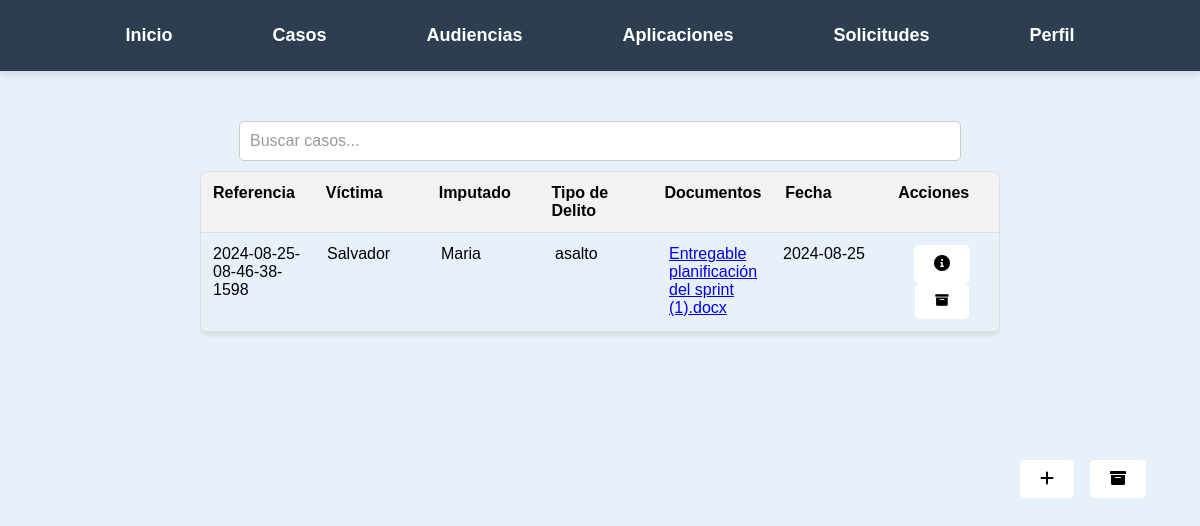
Page /Casos/Buscar_Casos.php (signed in) on the earlier database version.
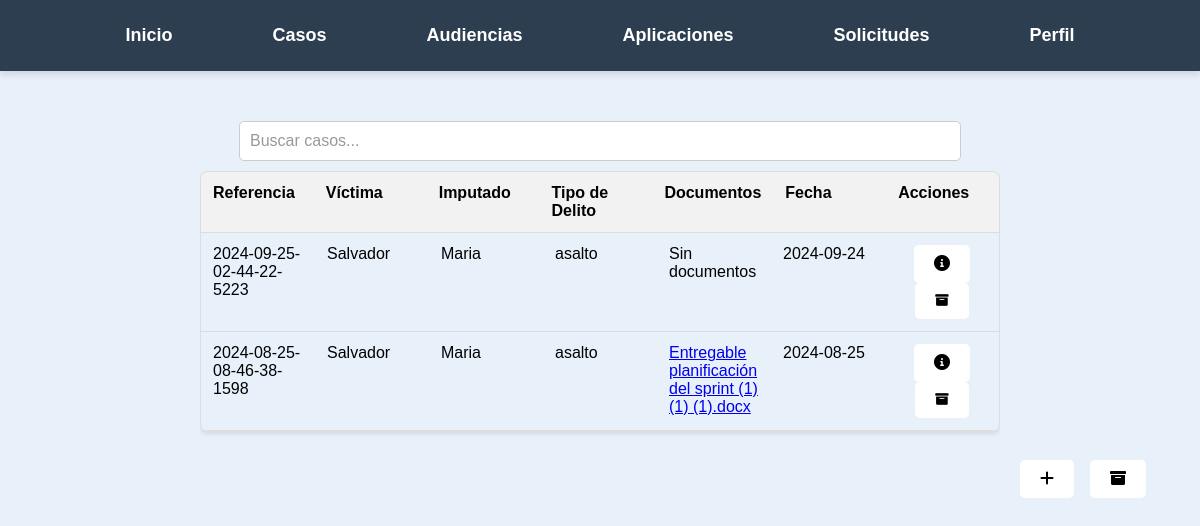
Same page on the later database version.
### tables this page shows
CREATE TABLE `casos` (
  `id` int(11) NOT NULL,
  `referencia` varchar(255) DEFAULT NULL,
  `victima` varchar(255) DEFAULT NULL,
  `imputado` varchar(255) DEFAULT NULL,
  `tipo_delito` varchar(255) DEFAULT NULL,
  `documento` varchar(255) DEFAULT NULL,
  `fecha_creacion` date NOT NULL DEFAULT current_timestamp(),
  `estado` varchar(10) DEFAULT 'activo'
);

### Casos/Buscar_Casos.php (the view, shortened to what this page needs)
<?php
$servername = "localhost";
$username = "root";
$password = "";
$dbname = "legalcc";
$conn = new mysqli($servername, $username, $password, $dbname);
$user_id = $_SESSION['user_id'];
$sql = "SELECT tipo FROM usuarios WHERE id = ?";
$stmt = $conn->prepare($sql);
$stmt->bind_param("i", $user_id);
$stmt->execute();
$stmt->bind_result($tipo_usuario);
?>
<?php
$servername = "localhost";
$username = "root";
$password = "";
$database = "legalcc";
$conn = new mysqli($servername, $username, $password, $database);
$sql = "SELECT casos.*, GROUP_CONCAT(documentos.nombre_archivo) AS archivos_documento
        FROM casos
        LEFT JOIN documentos ON casos.referencia = documentos.caso_referencia
        GROUP BY casos.id";
$result = $conn->query($sql);
?>
<!DOCTYPE html>
<html lang="en">
<head>
      <link rel="stylesheet" href="https://cdnjs.cloudflare.com/ajax/libs/font-awesome/6.0.0-beta3/css/all.min.css">
</head>
<body>
<nav>
        <ul>
            <li><a href="/Pagina_principal.php">Inicio</a></li>
            <li>
                <a href="/Casos/Buscar_Casos.php">Casos</a>
            </li>
            <li><a href="/Audiencias/Buscar_Audiencias.php">Audiencias</a></li>
            <li><a href="apps.php">Aplicaciones</a></li>
            <?php if ($tipo_usuario === 'juez'): ?>
            <li><a href="/Audiencias/ver_solicitudes.php">Solicitudes</a></li>
            <?php endif; ?>
            <li>
                <a href="/formularios/Perfil.php">Perfil</a>
            </li>
        </ul>
    </nav>
  <a id="botonArribaIzquierda" href="/Casos/Agregar_casos.php">
    <i class="fas fa-plus"></i>
</a>
<a id="botonArribaIzquierda3" href="/Archivados/casos_archivados.php">
    <i class="fas fa-archive"></i>
</a>
  <div class="container">
  <div class="container">
<center>
  <input type="text" id="inputBusqueda" onkeyup="buscarCasos()" placeholder="Buscar casos..." >
  </center>
  <div class="table-container">
    <div class="custom-table" id="casosTabla">
        <div class="table-header">
            <div class="table-cell">Referencia</div>
            <div class="table-cell">Víctima</div>
            <div class="table-cell">Imputado</div>
            <div class="table-cell">Tipo de Delito</div>
            <div class="table-cell">Documentos</div>
            <div class="table-cell">Fecha</div>
            <div class="table-cell">Acciones</div>
        </div>
        <?php
        if ($result->num_rows > 0) {
            while($row = $result->fetch_assoc()) {
                echo "<div class='table-row'>";
                echo "<div class='table-cell referencia'>" . $row["referencia"] . "</div>";
                echo "<div class='table-cell'>" . $row["victima"] . "</div>";
                echo "<div class='table-cell'>" . $row["imputado"] . "</div>";
                echo "<div class='table-cell'>" . $row["tipo_delito"] . "</div>";
                echo "<div class='table-cell'>";
                if (!empty($row["archivos_documento"])) {
                    $archivos_documento = explode(",", $row["archivos_documento"]);
                    foreach ($archivos_documento as $archivo) {
                        echo "<a href='documentos/" . $archivo . "' target='_blank'>" . $archivo . "</a><br>";
                    }
                } else {
                    echo "Sin documentos";
                }
                echo "</div>";
                echo "<div class='table-cell'>" . $row["fecha_creacion"] . "</div>";
                echo "<div class='table-cell'>";
                echo "<center>
        <a class='edit-button' href='ver_detalle_caso.php?referencia=" . $row['referencia'] . "'>
            <i class='fas fa-info-circle'></i>
            <span class='tooltiptext'>Detalles de Caso</span>
        </a>
      </center>";
      echo "<center>";
      echo "<button class='archive-button' onclick=\"archivarCaso('" . $row['referencia'] . "')\">
              <i class='fas fa-archive'></i>
              <span class='tooltiptext2'>Archivar caso</span>
            </button>";
      echo "</center>";
                echo "</div>";
                echo "</div>";
            }
        } else {
            echo "<div class='no-data' colspan='6'>No hay casos registrados.</div>";
        }
        ?>
    </div>
</div>
</body>
</html>

### Casos/Buscar_Casos.php (style rules this page uses)
body { font-family: 'Bahnschrift', sans-serif; background-color: #e8f0fa; margin: 0; padding: 0; display: flex; flex-direction: column; height: 100vh; }
nav { background-color: #2c3e50; padding: 15px 0; box-shadow: 0 4px 6px rgba(0, 0, 0, 0.1); }
ul { list-style-type: none; margin: 0; padding: 0; display: flex; justify-content: center; gap: 40px; }
ul li { position: relative; }
ul li a { text-decoration: none; color: white; font-size: 18px; font-weight: bold; padding: 10px 30px; display: block; transition: background-color 0.3s ease, transform 0.2s ease; border-radius: 8px; }
.table-container { margin: 0 auto; max-width: 800px; height: 400px; margin-top: 10px; overflow-y: auto; }
.custom-table { display: flex; flex-direction: column; border: 1px solid #ddd; border-radius: 8px; overflow: hidden; box-shadow: 0 2px 4px rgba(0, 0, 0, 0.1); }
.table-header, .table-row { display: flex; }
.table-cell { flex: 1; padding: 12px; border-bottom: 1px solid #ddd; }
.table-header { font-weight: bold; background-color: #f2f2f2; }
#inputBusqueda { padding: 10px; width: 700px; border: 1px solid #ccc; border-radius: 5px; font-size: 16px; transition: border-color 0.3s ease; margin-top: 50px; }
#inputBusqueda::placeholder { color: #999; }
.container { margin: 0 auto; }
.edit-button { display: inline-block; background-color: white; color: black; padding: 10px 20px; text-decoration: none; border: none; border-radius: 5px; cursor: pointer; font-family: Bahnschrift; position: relative; display: inline-block; }
.archive-button { display: inline-block; background-color: white; color: black; padding: 10px 20px; text-decoration: none; border: none; border-radius: 5px; cursor: pointer; font-family: Bahnschrift; position: relative; display: inline-block; }
#botonArribaIzquierda { position: fixed; top: 400px; left: 20px; padding: 10px 20px; background-color: white; color: black; text-decoration: none; border-radius: 5px; margin-top: 60px; font-family: Arial, sans-serif; font-size: 16px; margin-left: 1000px; transition: background-color 0.3s, color 0.3s; display: inline-block; }
#botonArribaIzquierda3 { position: fixed; top: 400px; left: 20px; padding: 10px 20px; background-color: white; color: black; text-decoration: none; border-radius: 5px; margin-top: 60px; font-family: Arial, sans-serif; font-size: 16px; margin-left: 1070px; transition: background-color 0.3s, color 0.3s; display: inline-block; }

Differences in the rows shown:
removed casos: referencia "2024-08-25-08-46-38-1598", victima "Salvador", imputado "Maria", tipo_delito "asalto", archivo "Entregable planificación del sprint (1).docx", fecha_creacion "2024-08-25"
added casos: referencia "2024-08-25-08-46-38-1598", victima "Salvador", imputado "Maria", tipo_delito "asalto", archivo "Entregable planificación del sprint (1) (1) (1).docx", fecha_creacion "2024-08-25"
added casos: referencia "2024-09-25-02-44-22-5223", victima "Salvador", imputado "Maria", tipo_delito "asalto", shows "Sin documentos", fecha_creacion "2024-09-24"
